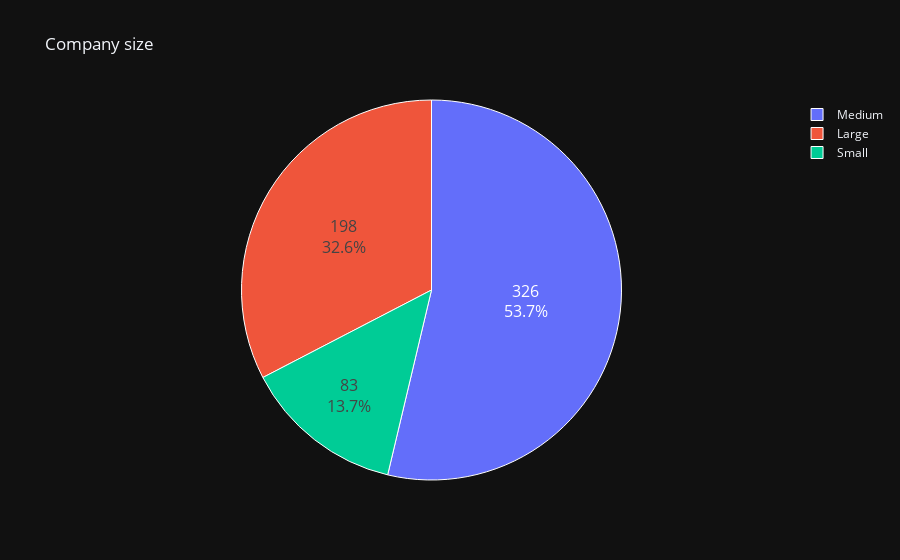

The code cell stored with this chart in its notebook:
### Markdown cell above
Now here we can see that there are most of the companies are comes in **Medium** category which is **326**. **198** companies are of type **Large** and only **83** companies are in **Small** category.

##### Let's see this by a Pie Chart.

### Code cell
fig = px.pie(names=comp_size.index,
             values=comp_size,
             title= 'Company size',
             template='plotly_dark')

fig.update_traces(textinfo='percent+value',
                  textfont_size=16,
                  marker=dict(line=dict(color='#100000', width=0.2)))

fig.data[0].marker.line.width = 1
fig.data[0].marker.line.color='white'

fig.show()

### Figure 1 — Plotly figure (JSON) as saved in the notebook; plotly's stock layout.template omitted (floating-point values rounded to 4 significant figures)
{"data": [{"domain": {"x": [0, 1], "y": [0, 1]}, "hovertemplate": "label=%{label}<br>value=%{value}<extra></extra>", "labels": ["Medium", "Large", "Small"], "legendgroup": "", "marker": {"line": {"color": "white", "width": 1}}, "name": "", "showlegend": true, "textfont": {"size": 16}, "textinfo": "percent+value", "type": "pie", "values": [326, 198, 83]}], "layout": {"legend": {"tracegroupgap": 0}, "title": {"text": "Company size"}}}
